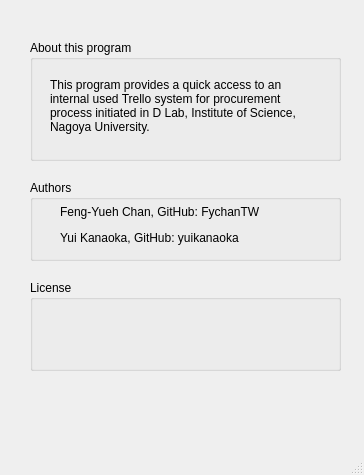
<?xml version="1.0" encoding="UTF-8"?>
<ui version="4.0">
 <class>AboutWindow</class>
 <widget class="QMainWindow" name="AboutWindow">
  <property name="geometry">
   <rect>
    <x>0</x>
    <y>0</y>
    <width>364</width>
    <height>475</height>
   </rect>
  </property>
  <property name="font">
   <font>
    <family>Arial</family>
   </font>
  </property>
  <property name="windowTitle">
   <string>About</string>
  </property>
  <widget class="QWidget" name="centralwidget">
   <widget class="QGroupBox" name="groupBox">
    <property name="geometry">
     <rect>
      <x>30</x>
      <y>40</y>
      <width>311</width>
      <height>121</height>
     </rect>
    </property>
    <property name="font">
     <font>
      <family>Arial</family>
     </font>
    </property>
    <property name="title">
     <string>About this program</string>
    </property>
    <widget class="QLabel" name="label">
     <property name="geometry">
      <rect>
       <x>20</x>
       <y>20</y>
       <width>271</width>
       <height>91</height>
      </rect>
     </property>
     <property name="text">
      <string>This program provides a quick access to an internal used Trello system for procurement process initiated in D Lab, Institute of Science, Nagoya University.</string>
     </property>
     <property name="wordWrap">
      <bool>true</bool>
     </property>
    </widget>
   </widget>
   <widget class="QGroupBox" name="groupBox_2">
    <property name="geometry">
     <rect>
      <x>30</x>
      <y>280</y>
      <width>311</width>
      <height>91</height>
     </rect>
    </property>
    <property name="font">
     <font>
      <family>Arial</family>
     </font>
    </property>
    <property name="title">
     <string>License</string>
    </property>
   </widget>
   <widget class="QGroupBox" name="groupBox_3">
    <property name="geometry">
     <rect>
      <x>30</x>
      <y>180</y>
      <width>311</width>
      <height>81</height>
     </rect>
    </property>
    <property name="font">
     <font>
      <family>Arial</family>
     </font>
    </property>
    <property name="title">
     <string>Authors</string>
    </property>
    <widget class="QLabel" name="label_2">
     <property name="geometry">
      <rect>
       <x>30</x>
       <y>20</y>
       <width>291</width>
       <height>51</height>
      </rect>
     </property>
     <property name="text">
      <string>&lt;html&gt;&lt;head/&gt;&lt;body&gt;&lt;p&gt;Feng-Yueh Chan, GitHub: FychanTW&lt;/p&gt;&lt;p&gt;Yui Kanaoka, GitHub: yuikanaoka&lt;/p&gt;&lt;/body&gt;&lt;/html&gt;</string>
     </property>
     <property name="wordWrap">
      <bool>true</bool>
     </property>
    </widget>
   </widget>
  </widget>
  <widget class="QStatusBar" name="statusbar"/>
 </widget>
 <resources/>
 <connections/>
</ui>
